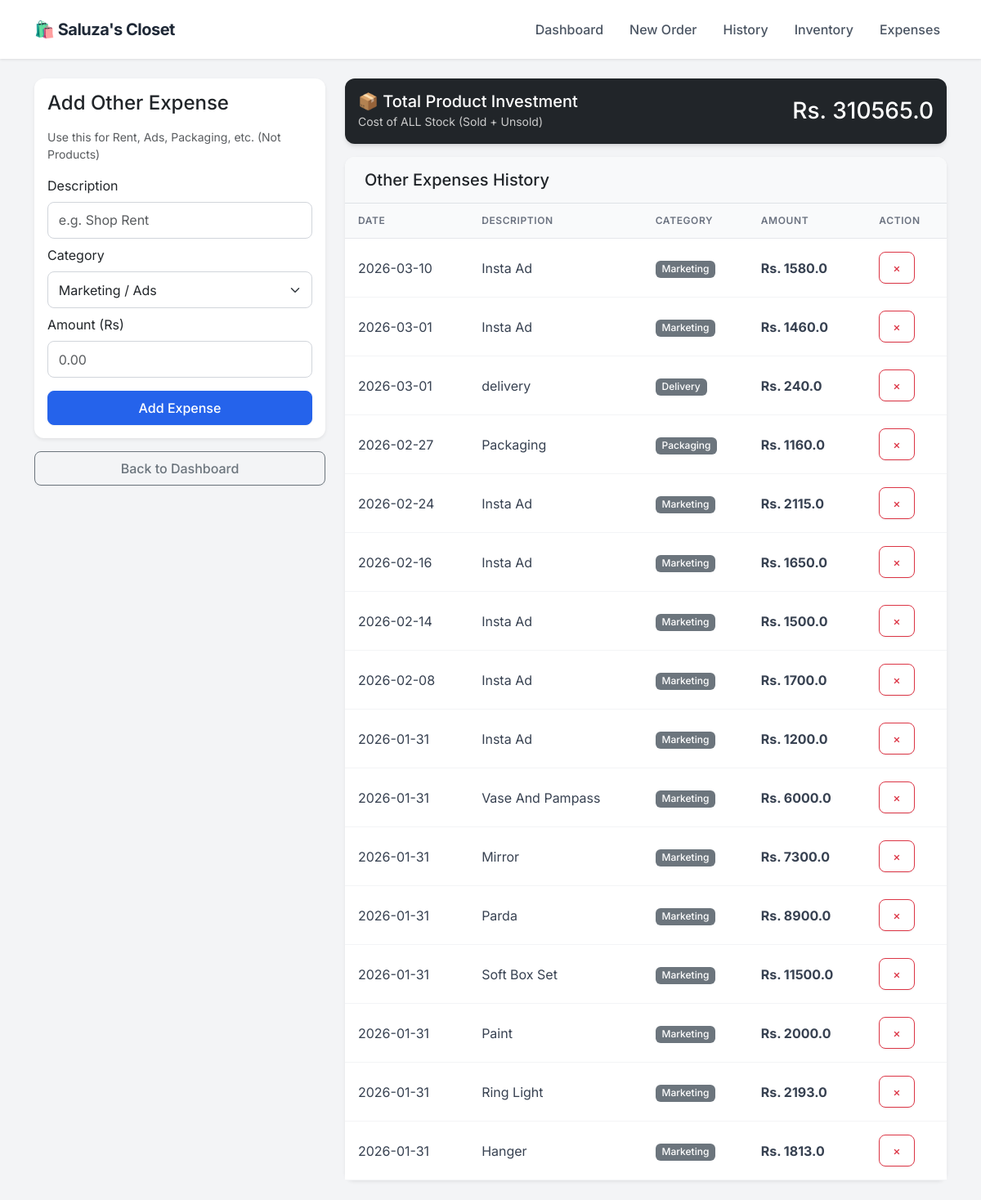
Before: /expenses with the older database file.
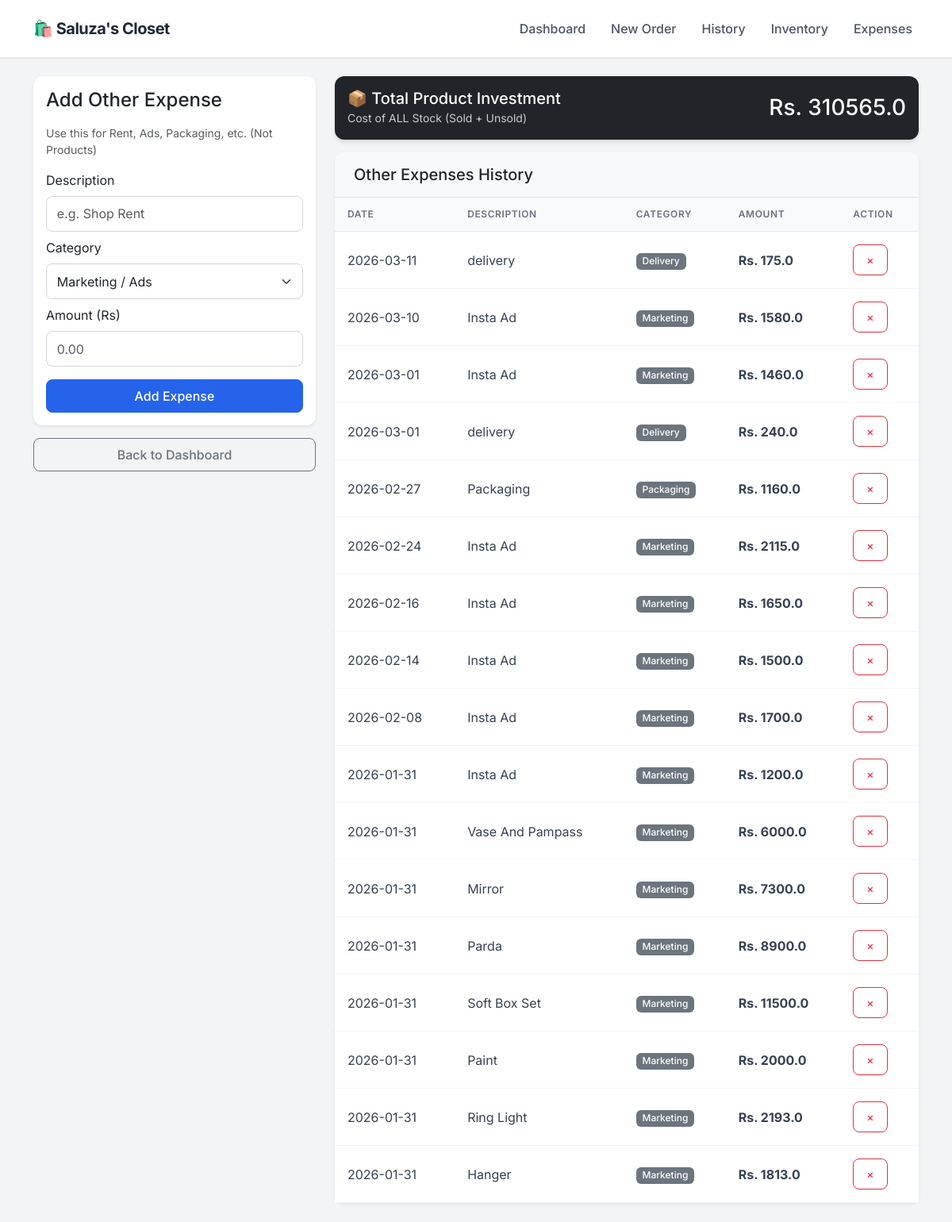
After: the same page with the newer database file.
### app.py (models this page shows)
class Expense(db.Model):
    id = db.Column(db.Integer, primary_key=True)
    description = db.Column(db.String(100), nullable=False)
    category = db.Column(db.String(50), nullable=False) # e.g. Rent, Marketing, Packaging
    amount = db.Column(db.Float, nullable=False)
    date = db.Column(db.DateTime, default=datetime.utcnow)

### app.py (the view, shortened to what this page needs)
@app.route('/expenses', methods=['GET', 'POST'])
def expenses():
    all_expenses = Expense.query.order_by(Expense.date.desc()).all()
    inventory_value = 0
    products = Product.query.all()
    for p in products:
        inventory_value += (p.stock * p.cost_price)
    sold_cost = 0
    order_items = OrderItem.query.all()
    for item in order_items:
        product = Product.query.get(item.product_id)
        if product:
            sold_cost += (item.quantity * product.cost_price)
    total_product_expense = inventory_value + sold_cost
    return render_template('expenses.html',
                           expenses=all_expenses,
                           product_expense=total_product_expense)

### templates/expenses.html (shortened to what this page needs)
{% extends "layout.html" %}
{% block content %}
<div class="row">
    <div class="col-md-4">
        <div class="card p-3 mb-3 shadow-sm">
            <h4 class="mb-3">Add Other Expense</h4>
            <p class="text-muted small">Use this for Rent, Ads, Packaging, etc. (Not Products)</p>
            <form method="POST">
                <label class="form-label">Description</label>
                <input type="text" name="description" class="form-control mb-2" placeholder="e.g. Shop Rent" required>
                <label class="form-label">Category</label>
                <select name="category" class="form-select mb-2">
                    <option value="Marketing">Marketing / Ads</option>
                </select>
                <label class="form-label">Amount (Rs)</label>
                <input type="number" name="amount" step="0.01" class="form-control mb-3" placeholder="0.00" required>
                <button type="submit" class="btn btn-primary w-100">Add Expense</button>
            </form>
        </div>
        <a href="/" class="btn btn-outline-secondary w-100">Back to Dashboard</a>
    </div>
    <div class="col-md-8">
        <div class="card text-white bg-dark mb-3">
            <div class="card-body d-flex justify-content-between align-items-center">
                <div>
                    <h5 class="mb-0">📦 Total Product Investment</h5>
                    <small style="color: #ccc;">Cost of ALL Stock (Sold + Unsold)</small>
                </div>
                <h3 class="mb-0">Rs. {{ product_expense }}</h3>
            </div>
        </div>
        <div class="card shadow-sm">
            <div class="card-header bg-light border-bottom">
                <h5 class="mb-0">Other Expenses History</h5>
            </div>
            <div class="table-responsive">
                <table class="table table-hover mb-0 align-middle">
                    <thead class="table-light">
                        <tr>
                            <th>Date</th>
                            <th>Description</th>
                            <th>Category</th>
                            <th>Amount</th>
                            <th>Action</th>
                        </tr>
                    </thead>
                    <tbody>
                        {% for exp in expenses %}
                        <tr>
                            <td>{{ exp.date.strftime('%Y-%m-%d') }}</td>
                            <td>{{ exp.description }}</td>
                            <td><span class="badge bg-secondary">{{ exp.category }}</span></td>
                            <td class="fw-bold">Rs. {{ exp.amount }}</td>
                            <td>
                                <a href="/delete_expense/{{ exp.id }}" class="btn btn-sm btn-outline-danger" onclick="return confirm('Delete this expense?')">×</a>
                            </td>
                        </tr>
                        {% else %}
                        <tr>
                            <td colspan="5" class="text-center text-muted py-4">No other expenses added yet.</td>
                        </tr>
                        {% endfor %}
                    </tbody>
                </table>
            </div>
        </div>
    </div>
</div>
{% endblock %}

Changed rows visible on the page:
added Expense: date "2026-03-11", description "delivery", category "Delivery", amount "175.0"
